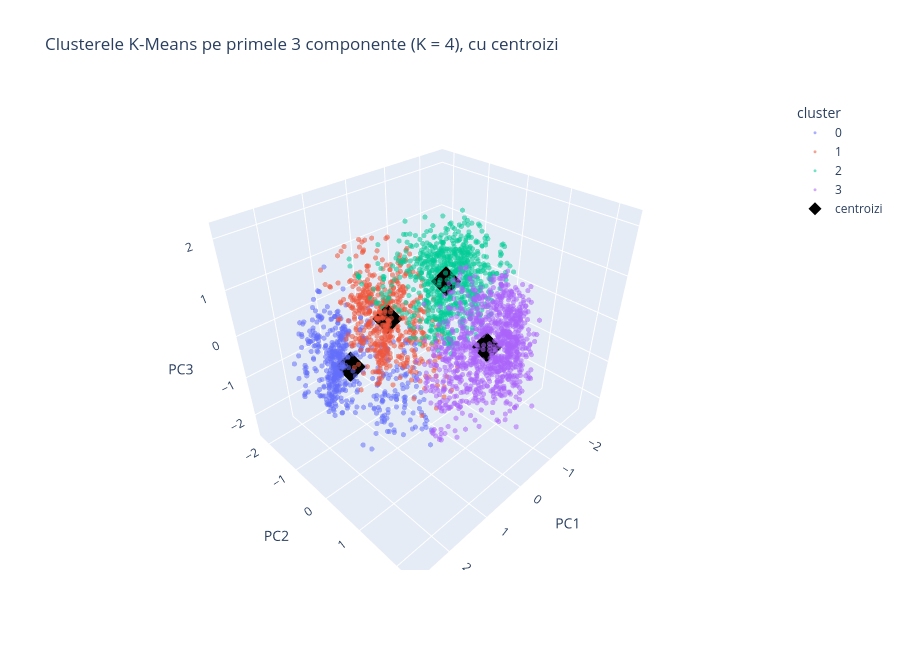

The notebook cell saved with this chart:
### Markdown cell above
Bonus a: scatter 3D interactiv al clusterelor, cu centroizi

Graficul arată primele 3 componente, colorate după clusterul K-Means, iar centroizii sunt marcați cu romburi negre. Centroizii au coordonate în toate componentele păstrate, iar graficul le arată doar pe primele 3.

### Code cell
pcs_km = pd.DataFrame(X_km_pca[:, :3], columns=["PC1", "PC2", "PC3"])
pcs_km["cluster"] = labels.astype(str)

fig = px.scatter_3d(pcs_km.sort_values("cluster"), x="PC1", y="PC2", z="PC3", color="cluster", opacity=0.55,
                    title=f"Clusterele K-Means pe primele 3 componente (K = {K}), cu centroizi")
fig.update_traces(marker=dict(size=3))
fig.add_trace(go.Scatter3d(x=kmeans.cluster_centers_[:, 0], y=kmeans.cluster_centers_[:, 1],
                           z=kmeans.cluster_centers_[:, 2], mode="markers",
                           marker=dict(size=10, color="black", symbol="diamond"), name="centroizi"))
fig.update_layout(height=650)
fig.show()

### Figure 1 — Plotly figure (JSON) as saved in the notebook; plotly's stock layout.template omitted (floating-point values rounded to 4 significant figures; data arrays with more than 128 entries replaced by an {"elided": "..."} marker saying what was removed)
{"data": [{"hovertemplate": "cluster=0<br>PC1=%{x}<br>PC2=%{y}<br>PC3=%{z}<extra></extra>", "legendgroup": "0", "marker": {"color": "#636efa", "opacity": 0.55, "size": 3, "symbol": "circle"}, "mode": "markers", "name": "0", "scene": "scene", "showlegend": true, "type": "scatter3d", "x": {"elided": "556 float values"}, "y": {"elided": "556 float values"}, "z": {"elided": "556 float values"}}, {"hovertemplate": "cluster=1<br>PC1=%{x}<br>PC2=%{y}<br>PC3=%{z}<extra></extra>", "legendgroup": "1", "marker": {"color": "#EF553B", "opacity": 0.55, "size": 3, "symbol": "circle"}, "mode": "markers", "name": "1", "scene": "scene", "showlegend": true, "type": "scatter3d", "x": {"elided": "571 float values"}, "y": {"elided": "571 float values"}, "z": {"elided": "571 float values"}}, {"hovertemplate": "cluster=2<br>PC1=%{x}<br>PC2=%{y}<br>PC3=%{z}<extra></extra>", "legendgroup": "2", "marker": {"color": "#00cc96", "opacity": 0.55, "size": 3, "symbol": "circle"}, "mode": "markers", "name": "2", "scene": "scene", "showlegend": true, "type": "scatter3d", "x": {"elided": "783 float values"}, "y": {"elided": "783 float values"}, "z": {"elided": "783 float values"}}, {"hovertemplate": "cluster=3<br>PC1=%{x}<br>PC2=%{y}<br>PC3=%{z}<extra></extra>", "legendgroup": "3", "marker": {"color": "#ab63fa", "opacity": 0.55, "size": 3, "symbol": "circle"}, "mode": "markers", "name": "3", "scene": "scene", "showlegend": true, "type": "scatter3d", "x": {"elided": "1020 float values"}, "y": {"elided": "1020 float values"}, "z": {"elided": "1020 float values"}}, {"marker": {"color": "black", "size": 10, "symbol": "diamond"}, "mode": "markers", "name": "centroizi", "type": "scatter3d", "x": [1.39, 1.306, -1.308, -0.4851], "y": [-0.8378, 0.2538, -0.8744, 0.9858], "z": [-0.6739, 0.9097, 0.1141, -0.2295]}], "layout": {"height": 650, "legend": {"title": {"text": "cluster"}, "tracegroupgap": 0}, "scene": {"domain": {"x": [0, 1], "y": [0, 1]}, "xaxis": {"title": {"text": "PC1"}}, "yaxis": {"title": {"text": "PC2"}}, "zaxis": {"title": {"text": "PC3"}}}, "title": {"text": "Clusterele K-Means pe primele 3 componente (K = 4), cu centroizi"}}}
